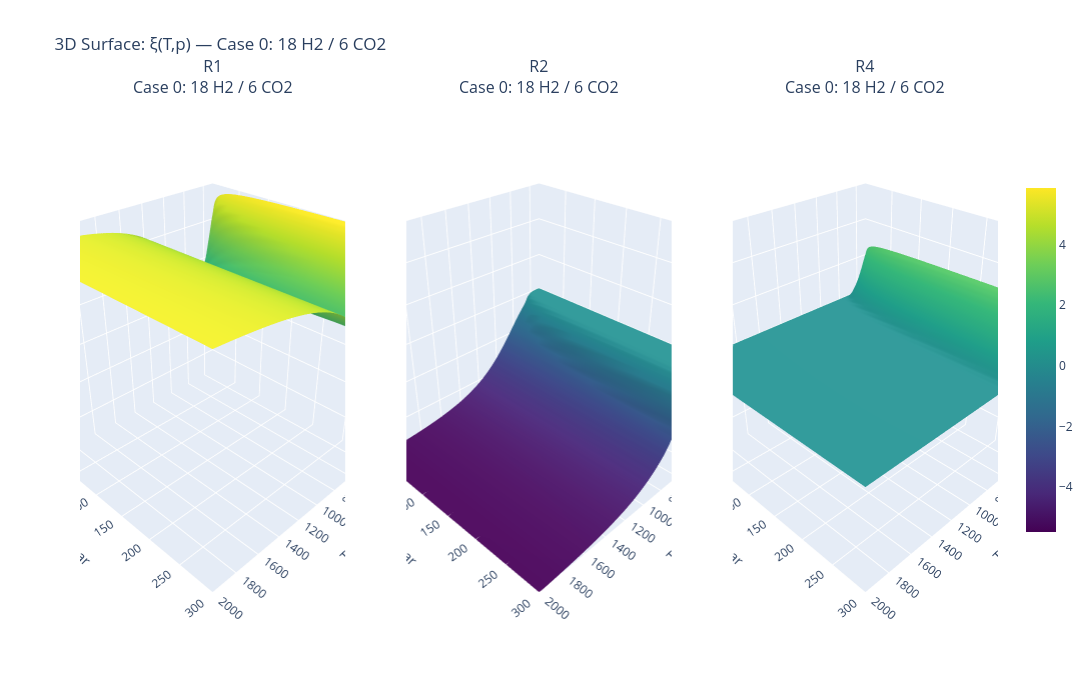
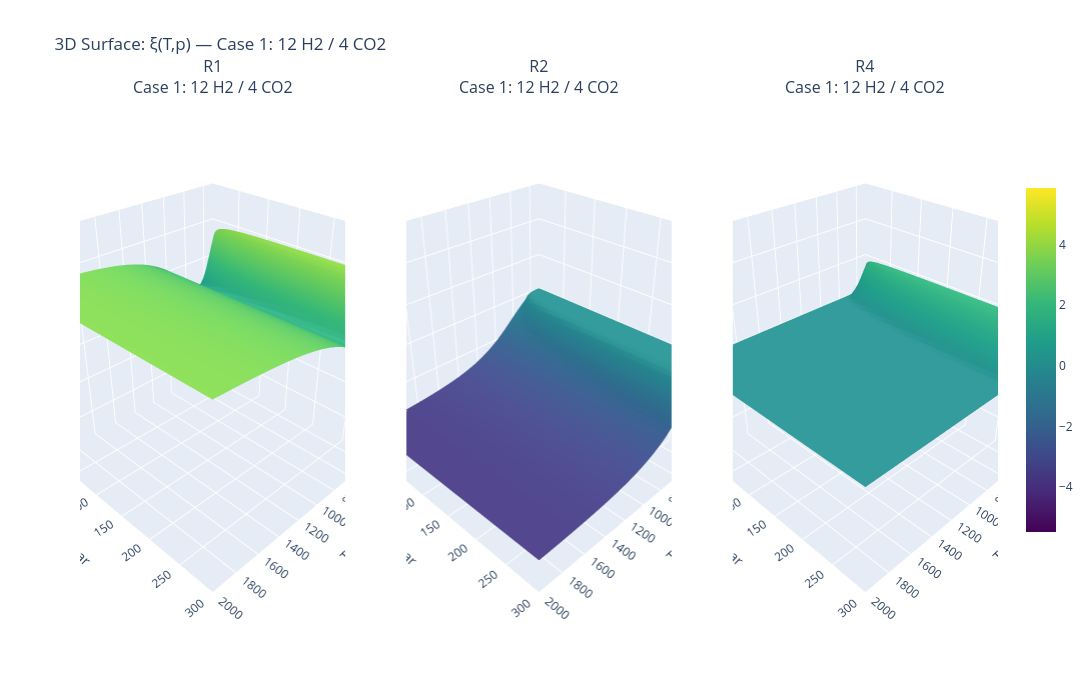
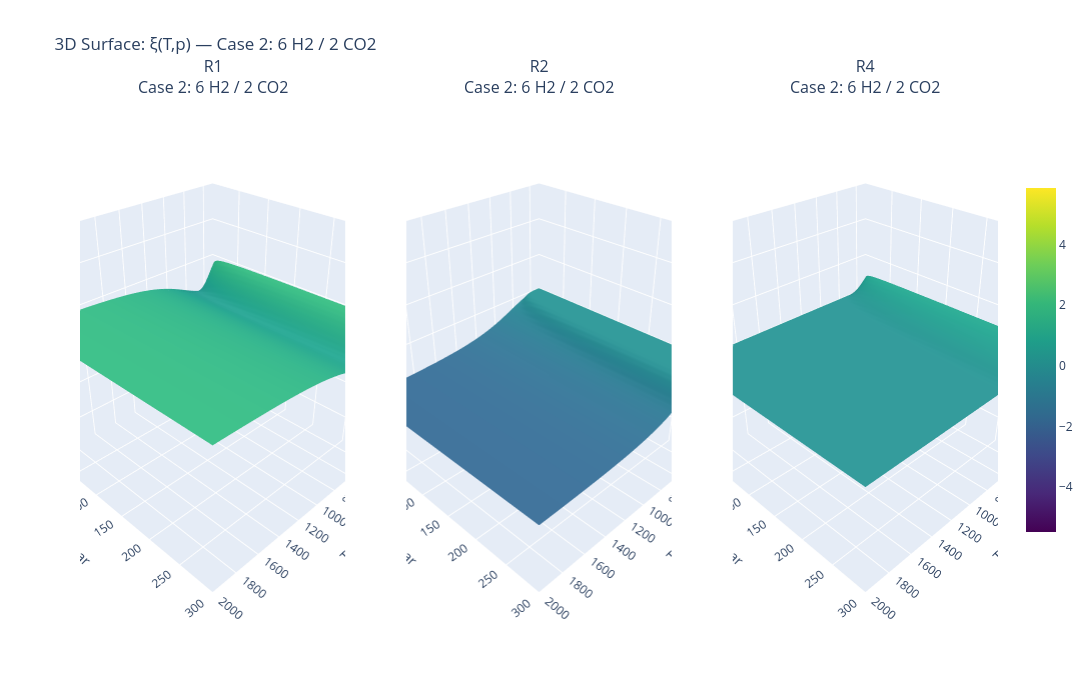
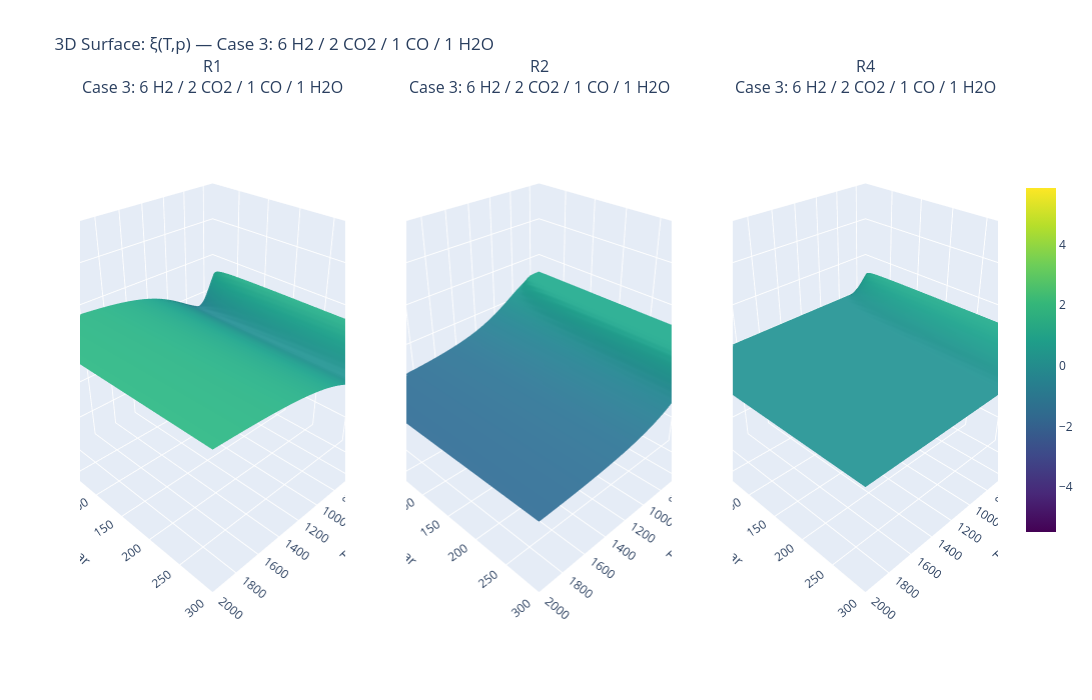

Notebook code cell kept with these figures, in order:
### Markdown cell above
## 6.2. Interactive 3D Mapping Across All Test Cases

To compare the effects of different initial mixtures, interactive 3D surface plots were generated for all  test cases. This expands the previous single case analysis and allows for a direct, side-by-side comparison of how the inlet stoichiometry changes the reaction extents. Finally, these interactive plots allow for precise data extraction across all simulated scenarios, making it easier to determine the optimal operating conditions for various feed mixtures.

### Code cell
# import plotly.graph_objects as go
# from plotly.subplots import make_subplots

# # ====================== Interactive 3D-Surface: ξ(T,p) for all test cases ======================

# T_3d = np.linspace(300, 2000, 50)
# p_3d = np.logspace(0, np.log10(300), 50)
# T_mesh, p_mesh = np.meshgrid(T_3d, p_3d)

# n_cases = len(test_cases)

# # --- Compute xi_TP for all cases ---
# xi_TP_all = np.full((n_cases, 3, len(p_3d), len(T_3d)), np.nan)

# for ci, (name, n_in) in enumerate(test_cases):
#     for pi, p in enumerate(reversed(p_3d)):
#         real_pi = len(p_3d) - 1 - pi

#         xi_prev = make_initial_guess(n_in, reaction_indices, reaction_tuples)
#         for ti, T in enumerate(reversed(T_3d)):
#             real_ti = len(T_3d) - 1 - ti
#             xi = safe_solve(n_in, T, p, xi_init=xi_prev, xi_prev=xi_prev)
#             if not np.any(np.isnan(xi)):
#                 xi_prev = xi
#                 xi_TP_all[ci, :, real_pi, real_ti] = xi

#         xi_prev = make_initial_guess(n_in, reaction_indices, reaction_tuples)
#         for ti, T in enumerate(T_3d):
#             if not np.any(np.isnan(xi_TP_all[ci, :, real_pi, ti])):
#                 xi_prev = xi_TP_all[ci, :, real_pi, ti]
#                 continue
#             xi = safe_solve(n_in, T, p, xi_init=xi_prev, xi_prev=xi_prev)
#             if not np.any(np.isnan(xi)):
#                 xi_prev = xi
#                 xi_TP_all[ci, :, real_pi, ti] = xi

#     for pi, p in enumerate(p_3d):
#         xi_prev = make_initial_guess(n_in, reaction_indices, reaction_tuples)
#         for ti, T in enumerate(T_3d):
#             if not np.any(np.isnan(xi_TP_all[ci, :, pi, ti])):
#                 xi_prev = xi_TP_all[ci, :, pi, ti]
#                 continue
#             xi = safe_solve(n_in, T, p, xi_init=xi_prev, xi_prev=xi_prev)
#             if not np.any(np.isnan(xi)):
#                 xi_prev = xi
#                 xi_TP_all[ci, :, pi, ti] = xi

#         xi_prev = make_initial_guess(n_in, reaction_indices, reaction_tuples)
#         for ti, T in enumerate(reversed(T_3d)):
#             real_ti = len(T_3d) - 1 - ti
#             if not np.any(np.isnan(xi_TP_all[ci, :, pi, real_ti])):
#                 xi_prev = xi_TP_all[ci, :, pi, real_ti]
#                 continue
#             xi = safe_solve(n_in, T, p, xi_init=xi_prev, xi_prev=xi_prev)
#             if not np.any(np.isnan(xi)):
#                 xi_prev = xi
#                 xi_TP_all[ci, :, pi, real_ti] = xi

# # --- Global color scale ---
# vmin = np.nanmin(xi_TP_all)
# vmax = np.nanmax(xi_TP_all)
# zmin = vmin
# zmax = vmax

# # --- Plot: one figure per case, cols = reactions ---
# for ci, (name, n_in) in enumerate(test_cases):
#     fig = make_subplots(
#         rows=1, cols=3,
#         specs=[[{'type': 'surface'}, {'type': 'surface'}, {'type': 'surface'}]],
#         subplot_titles=(f'{'R1'}<br>{name}',
#                         f'{'R2'}<br>{name}',
#                         f'{'R4'}<br>{name}')
#     )

#     for r_idx in range(3):
#         fig.add_trace(
#             go.Surface(
#                 x=T_mesh[0],
#                 y=p_mesh[:, 0],
#                 z=xi_TP_all[ci, r_idx],
#                 colorscale='Viridis',
#                 cmin=vmin,
#                 cmax=vmax,
#                 showscale=(r_idx == 2),
#                 colorbar=dict(x=1.02, len=0.7) if r_idx == 2 else None,
#                 name='ξ surface',
#                 hovertemplate='T: %{x:.0f} K<br>p: %{y:.1f} bar<br>ξ: %{z:.2f} mol/h<extra></extra>'
#             ),
#             row=1, col=r_idx + 1
#         )

#     for col in range(1, 4):
#         fig.update_scenes(
#             xaxis=dict(title='T / K', range=[T_3d.min(), T_3d.max()]),
#             yaxis=dict(title='p / bar', range=[p_3d.min(), p_3d.max()]),
#             zaxis=dict(title='ξ / mol h⁻¹', range=[zmin, zmax]),
#             camera=dict(eye=dict(x=1.5, y=1.5, z=1.3)),
#             row=1, col=col
#         )

#     fig.update_layout(
#         title_text=f'3D Surface: ξ(T,p) — {name}',
#         width=1800,
#         height=700,
#         showlegend=False,
#         hovermode='closest'
#     )

#     fig.show()

### Figure 1 — Plotly figure (JSON) as saved in the notebook; plotly's stock layout.template omitted (floating-point values rounded to 4 significant figures; data arrays with more than 128 entries replaced by an {"elided": "..."} marker saying what was removed)
{"data": [{"cmax": 5.857, "cmin": -5.477, "colorscale": [[0, "#440154"], [0.1111, "#482878"], [0.2222, "#3e4989"], [0.3333, "#31688e"], [0.4444, "#26828e"], [0.5556, "#1f9e89"], [0.6667, "#35b779"], [0.7778, "#6ece58"], [0.8889, "#b5de2b"], [1, "#fde725"]], "hovertemplate": "T: %{x:.0f} K<br>p: %{y:.1f} bar<br>ξ: %{z:.2f} mol/h<extra></extra>", "name": "ξ surface", "scene": "scene", "showscale": false, "type": "surface", "x": [300.0, 334.7, 369.4, 404.1, 438.8, 473.5, 508.2, 542.9, 577.6, 612.2, 646.9, 681.6, 716.3, 751.0, 785.7, 820.4, 855.1, 889.8, 924.5, 959.2, 993.9, 1029.0, 1063.0, 1098.0, 1133.0, 1167.0, 1202.0, 1237.0, 1271.0, 1306.0, 1341.0, 1376.0, 1410.0, 1445.0, 1480.0, 1514.0, 1549.0, 1584.0, 1618.0, 1653.0, 1688.0, 1722.0, 1757.0, 1792.0, 1827.0, 1861.0, 1896.0, 1931.0, 1965.0, 2000.0], "y": [1.0, 1.123, 1.262, 1.418, 1.593, 1.79, 2.011, 2.259, 2.538, 2.851, 3.203, 3.598, 4.042, 4.541, 5.102, 5.732, 6.44, 7.235, 8.128, 9.131, 10.26, 11.52, 12.95, 14.55, 16.34, 18.36, 20.62, 23.17, 26.03, 29.24, 32.86, 36.91, 41.47, 46.59, 52.34, 58.8, 66.06, 74.21, 83.37, 93.67, 105.2, 118.2, 132.8, 149.2, 167.6, 188.3, 211.6, 237.7, 267.0, 300.0], "z": {"elided": "50x50 float values"}}, {"cmax": 5.857, "cmin": -5.477, "colorscale": [[0, "#440154"], [0.1111, "#482878"], [0.2222, "#3e4989"], [0.3333, "#31688e"], [0.4444, "#26828e"], [0.5556, "#1f9e89"], [0.6667, "#35b779"], [0.7778, "#6ece58"], [0.8889, "#b5de2b"], [1, "#fde725"]], "hovertemplate": "T: %{x:.0f} K<br>p: %{y:.1f} bar<br>ξ: %{z:.2f} mol/h<extra></extra>", "name": "ξ surface", "scene": "scene2", "showscale": false, "type": "surface", "x": [300.0, 334.7, 369.4, 404.1, 438.8, 473.5, 508.2, 542.9, 577.6, 612.2, 646.9, 681.6, 716.3, 751.0, 785.7, 820.4, 855.1, 889.8, 924.5, 959.2, 993.9, 1029.0, 1063.0, 1098.0, 1133.0, 1167.0, 1202.0, 1237.0, 1271.0, 1306.0, 1341.0, 1376.0, 1410.0, 1445.0, 1480.0, 1514.0, 1549.0, 1584.0, 1618.0, 1653.0, 1688.0, 1722.0, 1757.0, 1792.0, 1827.0, 1861.0, 1896.0, 1931.0, 1965.0, 2000.0], "y": [1.0, 1.123, 1.262, 1.418, 1.593, 1.79, 2.011, 2.259, 2.538, 2.851, 3.203, 3.598, 4.042, 4.541, 5.102, 5.732, 6.44, 7.235, 8.128, 9.131, 10.26, 11.52, 12.95, 14.55, 16.34, 18.36, 20.62, 23.17, 26.03, 29.24, 32.86, 36.91, 41.47, 46.59, 52.34, 58.8, 66.06, 74.21, 83.37, 93.67, 105.2, 118.2, 132.8, 149.2, 167.6, 188.3, 211.6, 237.7, 267.0, 300.0], "z": {"elided": "50x50 float values"}}, {"cmax": 5.857, "cmin": -5.477, "colorbar": {"len": 0.7, "x": 1.02}, "colorscale": [[0, "#440154"], [0.1111, "#482878"], [0.2222, "#3e4989"], [0.3333, "#31688e"], [0.4444, "#26828e"], [0.5556, "#1f9e89"], [0.6667, "#35b779"], [0.7778, "#6ece58"], [0.8889, "#b5de2b"], [1, "#fde725"]], "hovertemplate": "T: %{x:.0f} K<br>p: %{y:.1f} bar<br>ξ: %{z:.2f} mol/h<extra></extra>", "name": "ξ surface", "scene": "scene3", "showscale": true, "type": "surface", "x": [300.0, 334.7, 369.4, 404.1, 438.8, 473.5, 508.2, 542.9, 577.6, 612.2, 646.9, 681.6, 716.3, 751.0, 785.7, 820.4, 855.1, 889.8, 924.5, 959.2, 993.9, 1029.0, 1063.0, 1098.0, 1133.0, 1167.0, 1202.0, 1237.0, 1271.0, 1306.0, 1341.0, 1376.0, 1410.0, 1445.0, 1480.0, 1514.0, 1549.0, 1584.0, 1618.0, 1653.0, 1688.0, 1722.0, 1757.0, 1792.0, 1827.0, 1861.0, 1896.0, 1931.0, 1965.0, 2000.0], "y": [1.0, 1.123, 1.262, 1.418, 1.593, 1.79, 2.011, 2.259, 2.538, 2.851, 3.203, 3.598, 4.042, 4.541, 5.102, 5.732, 6.44, 7.235, 8.128, 9.131, 10.26, 11.52, 12.95, 14.55, 16.34, 18.36, 20.62, 23.17, 26.03, 29.24, 32.86, 36.91, 41.47, 46.59, 52.34, 58.8, 66.06, 74.21, 83.37, 93.67, 105.2, 118.2, 132.8, 149.2, 167.6, 188.3, 211.6, 237.7, 267.0, 300.0], "z": {"elided": "50x50 float values"}}], "layout": {"annotations": [{"font": {"size": 16}, "showarrow": false, "text": "R1<br>Case 0: 18 H2 / 6 CO2", "x": 0.1444, "xanchor": "center", "xref": "paper", "y": 1, "yanchor": "bottom", "yref": "paper"}, {"font": {"size": 16}, "showarrow": false, "text": "R2<br>Case 0: 18 H2 / 6 CO2", "x": 0.5, "xanchor": "center", "xref": "paper", "y": 1, "yanchor": "bottom", "yref": "paper"}, {"font": {"size": 16}, "showarrow": false, "text": "R4<br>Case 0: 18 H2 / 6 CO2", "x": 0.8556, "xanchor": "center", "xref": "paper", "y": 1, "yanchor": "bottom", "yref": "paper"}], "height": 700, "hovermode": "closest", "scene": {"camera": {"eye": {"x": 1.5, "y": 1.5, "z": 1.3}}, "domain": {"x": [0, 0.2889], "y": [0, 1]}, "xaxis": {"range": [300, 2000], "title": {"text": "T / K"}}, "yaxis": {"range": [1, 300.0], "title": {"text": "p / bar"}}, "zaxis": {"range": [-5.477, 5.857], "title": {"text": "ξ / mol h⁻¹"}}}, "scene2": {"camera": {"eye": {"x": 1.5, "y": 1.5, "z": 1.3}}, "domain": {"x": [0.3556, 0.6444], "y": [0, 1]}, "xaxis": {"range": [300, 2000], "title": {"text": "T / K"}}, "yaxis": {"range": [1, 300.0], "title": {"text": "p / bar"}}, "zaxis": {"range": [-5.477, 5.857], "title": {"text": "ξ / mol h⁻¹"}}}, "scene3": {"camera": {"eye": {"x": 1.5, "y": 1.5, "z": 1.3}}, "domain": {"x": [0.7111, 1], "y": [0, 1]}, "xaxis": {"range": [300, 2000], "title": {"text": "T / K"}}, "yaxis": {"range": [1, 300.0], "title": {"text": "p / bar"}}, "zaxis": {"range": [-5.477, 5.857], "title": {"text": "ξ / mol h⁻¹"}}}, "showlegend": false, "title": {"text": "3D Surface: ξ(T,p) — Case 0: 18 H2 / 6 CO2"}, "width": 1800}}

### Figure 2 — Plotly figure (JSON) as saved in the notebook; plotly's stock layout.template omitted (floating-point values rounded to 4 significant figures; data arrays with more than 128 entries replaced by an {"elided": "..."} marker saying what was removed)
{"data": [{"cmax": 5.857, "cmin": -5.477, "colorscale": [[0, "#440154"], [0.1111, "#482878"], [0.2222, "#3e4989"], [0.3333, "#31688e"], [0.4444, "#26828e"], [0.5556, "#1f9e89"], [0.6667, "#35b779"], [0.7778, "#6ece58"], [0.8889, "#b5de2b"], [1, "#fde725"]], "hovertemplate": "T: %{x:.0f} K<br>p: %{y:.1f} bar<br>ξ: %{z:.2f} mol/h<extra></extra>", "name": "ξ surface", "scene": "scene", "showscale": false, "type": "surface", "x": [300.0, 334.7, 369.4, 404.1, 438.8, 473.5, 508.2, 542.9, 577.6, 612.2, 646.9, 681.6, 716.3, 751.0, 785.7, 820.4, 855.1, 889.8, 924.5, 959.2, 993.9, 1029.0, 1063.0, 1098.0, 1133.0, 1167.0, 1202.0, 1237.0, 1271.0, 1306.0, 1341.0, 1376.0, 1410.0, 1445.0, 1480.0, 1514.0, 1549.0, 1584.0, 1618.0, 1653.0, 1688.0, 1722.0, 1757.0, 1792.0, 1827.0, 1861.0, 1896.0, 1931.0, 1965.0, 2000.0], "y": [1.0, 1.123, 1.262, 1.418, 1.593, 1.79, 2.011, 2.259, 2.538, 2.851, 3.203, 3.598, 4.042, 4.541, 5.102, 5.732, 6.44, 7.235, 8.128, 9.131, 10.26, 11.52, 12.95, 14.55, 16.34, 18.36, 20.62, 23.17, 26.03, 29.24, 32.86, 36.91, 41.47, 46.59, 52.34, 58.8, 66.06, 74.21, 83.37, 93.67, 105.2, 118.2, 132.8, 149.2, 167.6, 188.3, 211.6, 237.7, 267.0, 300.0], "z": {"elided": "50x50 float values"}}, {"cmax": 5.857, "cmin": -5.477, "colorscale": [[0, "#440154"], [0.1111, "#482878"], [0.2222, "#3e4989"], [0.3333, "#31688e"], [0.4444, "#26828e"], [0.5556, "#1f9e89"], [0.6667, "#35b779"], [0.7778, "#6ece58"], [0.8889, "#b5de2b"], [1, "#fde725"]], "hovertemplate": "T: %{x:.0f} K<br>p: %{y:.1f} bar<br>ξ: %{z:.2f} mol/h<extra></extra>", "name": "ξ surface", "scene": "scene2", "showscale": false, "type": "surface", "x": [300.0, 334.7, 369.4, 404.1, 438.8, 473.5, 508.2, 542.9, 577.6, 612.2, 646.9, 681.6, 716.3, 751.0, 785.7, 820.4, 855.1, 889.8, 924.5, 959.2, 993.9, 1029.0, 1063.0, 1098.0, 1133.0, 1167.0, 1202.0, 1237.0, 1271.0, 1306.0, 1341.0, 1376.0, 1410.0, 1445.0, 1480.0, 1514.0, 1549.0, 1584.0, 1618.0, 1653.0, 1688.0, 1722.0, 1757.0, 1792.0, 1827.0, 1861.0, 1896.0, 1931.0, 1965.0, 2000.0], "y": [1.0, 1.123, 1.262, 1.418, 1.593, 1.79, 2.011, 2.259, 2.538, 2.851, 3.203, 3.598, 4.042, 4.541, 5.102, 5.732, 6.44, 7.235, 8.128, 9.131, 10.26, 11.52, 12.95, 14.55, 16.34, 18.36, 20.62, 23.17, 26.03, 29.24, 32.86, 36.91, 41.47, 46.59, 52.34, 58.8, 66.06, 74.21, 83.37, 93.67, 105.2, 118.2, 132.8, 149.2, 167.6, 188.3, 211.6, 237.7, 267.0, 300.0], "z": {"elided": "50x50 float values"}}, {"cmax": 5.857, "cmin": -5.477, "colorbar": {"len": 0.7, "x": 1.02}, "colorscale": [[0, "#440154"], [0.1111, "#482878"], [0.2222, "#3e4989"], [0.3333, "#31688e"], [0.4444, "#26828e"], [0.5556, "#1f9e89"], [0.6667, "#35b779"], [0.7778, "#6ece58"], [0.8889, "#b5de2b"], [1, "#fde725"]], "hovertemplate": "T: %{x:.0f} K<br>p: %{y:.1f} bar<br>ξ: %{z:.2f} mol/h<extra></extra>", "name": "ξ surface", "scene": "scene3", "showscale": true, "type": "surface", "x": [300.0, 334.7, 369.4, 404.1, 438.8, 473.5, 508.2, 542.9, 577.6, 612.2, 646.9, 681.6, 716.3, 751.0, 785.7, 820.4, 855.1, 889.8, 924.5, 959.2, 993.9, 1029.0, 1063.0, 1098.0, 1133.0, 1167.0, 1202.0, 1237.0, 1271.0, 1306.0, 1341.0, 1376.0, 1410.0, 1445.0, 1480.0, 1514.0, 1549.0, 1584.0, 1618.0, 1653.0, 1688.0, 1722.0, 1757.0, 1792.0, 1827.0, 1861.0, 1896.0, 1931.0, 1965.0, 2000.0], "y": [1.0, 1.123, 1.262, 1.418, 1.593, 1.79, 2.011, 2.259, 2.538, 2.851, 3.203, 3.598, 4.042, 4.541, 5.102, 5.732, 6.44, 7.235, 8.128, 9.131, 10.26, 11.52, 12.95, 14.55, 16.34, 18.36, 20.62, 23.17, 26.03, 29.24, 32.86, 36.91, 41.47, 46.59, 52.34, 58.8, 66.06, 74.21, 83.37, 93.67, 105.2, 118.2, 132.8, 149.2, 167.6, 188.3, 211.6, 237.7, 267.0, 300.0], "z": {"elided": "50x50 float values"}}], "layout": {"annotations": [{"font": {"size": 16}, "showarrow": false, "text": "R1<br>Case 1: 12 H2 / 4 CO2", "x": 0.1444, "xanchor": "center", "xref": "paper", "y": 1, "yanchor": "bottom", "yref": "paper"}, {"font": {"size": 16}, "showarrow": false, "text": "R2<br>Case 1: 12 H2 / 4 CO2", "x": 0.5, "xanchor": "center", "xref": "paper", "y": 1, "yanchor": "bottom", "yref": "paper"}, {"font": {"size": 16}, "showarrow": false, "text": "R4<br>Case 1: 12 H2 / 4 CO2", "x": 0.8556, "xanchor": "center", "xref": "paper", "y": 1, "yanchor": "bottom", "yref": "paper"}], "height": 700, "hovermode": "closest", "scene": {"camera": {"eye": {"x": 1.5, "y": 1.5, "z": 1.3}}, "domain": {"x": [0, 0.2889], "y": [0, 1]}, "xaxis": {"range": [300, 2000], "title": {"text": "T / K"}}, "yaxis": {"range": [1, 300.0], "title": {"text": "p / bar"}}, "zaxis": {"range": [-5.477, 5.857], "title": {"text": "ξ / mol h⁻¹"}}}, "scene2": {"camera": {"eye": {"x": 1.5, "y": 1.5, "z": 1.3}}, "domain": {"x": [0.3556, 0.6444], "y": [0, 1]}, "xaxis": {"range": [300, 2000], "title": {"text": "T / K"}}, "yaxis": {"range": [1, 300.0], "title": {"text": "p / bar"}}, "zaxis": {"range": [-5.477, 5.857], "title": {"text": "ξ / mol h⁻¹"}}}, "scene3": {"camera": {"eye": {"x": 1.5, "y": 1.5, "z": 1.3}}, "domain": {"x": [0.7111, 1], "y": [0, 1]}, "xaxis": {"range": [300, 2000], "title": {"text": "T / K"}}, "yaxis": {"range": [1, 300.0], "title": {"text": "p / bar"}}, "zaxis": {"range": [-5.477, 5.857], "title": {"text": "ξ / mol h⁻¹"}}}, "showlegend": false, "title": {"text": "3D Surface: ξ(T,p) — Case 1: 12 H2 / 4 CO2"}, "width": 1800}}

### Figure 3 — Plotly figure (JSON) as saved in the notebook; plotly's stock layout.template omitted (floating-point values rounded to 4 significant figures; data arrays with more than 128 entries replaced by an {"elided": "..."} marker saying what was removed)
{"data": [{"cmax": 5.857, "cmin": -5.477, "colorscale": [[0, "#440154"], [0.1111, "#482878"], [0.2222, "#3e4989"], [0.3333, "#31688e"], [0.4444, "#26828e"], [0.5556, "#1f9e89"], [0.6667, "#35b779"], [0.7778, "#6ece58"], [0.8889, "#b5de2b"], [1, "#fde725"]], "hovertemplate": "T: %{x:.0f} K<br>p: %{y:.1f} bar<br>ξ: %{z:.2f} mol/h<extra></extra>", "name": "ξ surface", "scene": "scene", "showscale": false, "type": "surface", "x": [300.0, 334.7, 369.4, 404.1, 438.8, 473.5, 508.2, 542.9, 577.6, 612.2, 646.9, 681.6, 716.3, 751.0, 785.7, 820.4, 855.1, 889.8, 924.5, 959.2, 993.9, 1029.0, 1063.0, 1098.0, 1133.0, 1167.0, 1202.0, 1237.0, 1271.0, 1306.0, 1341.0, 1376.0, 1410.0, 1445.0, 1480.0, 1514.0, 1549.0, 1584.0, 1618.0, 1653.0, 1688.0, 1722.0, 1757.0, 1792.0, 1827.0, 1861.0, 1896.0, 1931.0, 1965.0, 2000.0], "y": [1.0, 1.123, 1.262, 1.418, 1.593, 1.79, 2.011, 2.259, 2.538, 2.851, 3.203, 3.598, 4.042, 4.541, 5.102, 5.732, 6.44, 7.235, 8.128, 9.131, 10.26, 11.52, 12.95, 14.55, 16.34, 18.36, 20.62, 23.17, 26.03, 29.24, 32.86, 36.91, 41.47, 46.59, 52.34, 58.8, 66.06, 74.21, 83.37, 93.67, 105.2, 118.2, 132.8, 149.2, 167.6, 188.3, 211.6, 237.7, 267.0, 300.0], "z": {"elided": "50x50 float values"}}, {"cmax": 5.857, "cmin": -5.477, "colorscale": [[0, "#440154"], [0.1111, "#482878"], [0.2222, "#3e4989"], [0.3333, "#31688e"], [0.4444, "#26828e"], [0.5556, "#1f9e89"], [0.6667, "#35b779"], [0.7778, "#6ece58"], [0.8889, "#b5de2b"], [1, "#fde725"]], "hovertemplate": "T: %{x:.0f} K<br>p: %{y:.1f} bar<br>ξ: %{z:.2f} mol/h<extra></extra>", "name": "ξ surface", "scene": "scene2", "showscale": false, "type": "surface", "x": [300.0, 334.7, 369.4, 404.1, 438.8, 473.5, 508.2, 542.9, 577.6, 612.2, 646.9, 681.6, 716.3, 751.0, 785.7, 820.4, 855.1, 889.8, 924.5, 959.2, 993.9, 1029.0, 1063.0, 1098.0, 1133.0, 1167.0, 1202.0, 1237.0, 1271.0, 1306.0, 1341.0, 1376.0, 1410.0, 1445.0, 1480.0, 1514.0, 1549.0, 1584.0, 1618.0, 1653.0, 1688.0, 1722.0, 1757.0, 1792.0, 1827.0, 1861.0, 1896.0, 1931.0, 1965.0, 2000.0], "y": [1.0, 1.123, 1.262, 1.418, 1.593, 1.79, 2.011, 2.259, 2.538, 2.851, 3.203, 3.598, 4.042, 4.541, 5.102, 5.732, 6.44, 7.235, 8.128, 9.131, 10.26, 11.52, 12.95, 14.55, 16.34, 18.36, 20.62, 23.17, 26.03, 29.24, 32.86, 36.91, 41.47, 46.59, 52.34, 58.8, 66.06, 74.21, 83.37, 93.67, 105.2, 118.2, 132.8, 149.2, 167.6, 188.3, 211.6, 237.7, 267.0, 300.0], "z": {"elided": "50x50 float values"}}, {"cmax": 5.857, "cmin": -5.477, "colorbar": {"len": 0.7, "x": 1.02}, "colorscale": [[0, "#440154"], [0.1111, "#482878"], [0.2222, "#3e4989"], [0.3333, "#31688e"], [0.4444, "#26828e"], [0.5556, "#1f9e89"], [0.6667, "#35b779"], [0.7778, "#6ece58"], [0.8889, "#b5de2b"], [1, "#fde725"]], "hovertemplate": "T: %{x:.0f} K<br>p: %{y:.1f} bar<br>ξ: %{z:.2f} mol/h<extra></extra>", "name": "ξ surface", "scene": "scene3", "showscale": true, "type": "surface", "x": [300.0, 334.7, 369.4, 404.1, 438.8, 473.5, 508.2, 542.9, 577.6, 612.2, 646.9, 681.6, 716.3, 751.0, 785.7, 820.4, 855.1, 889.8, 924.5, 959.2, 993.9, 1029.0, 1063.0, 1098.0, 1133.0, 1167.0, 1202.0, 1237.0, 1271.0, 1306.0, 1341.0, 1376.0, 1410.0, 1445.0, 1480.0, 1514.0, 1549.0, 1584.0, 1618.0, 1653.0, 1688.0, 1722.0, 1757.0, 1792.0, 1827.0, 1861.0, 1896.0, 1931.0, 1965.0, 2000.0], "y": [1.0, 1.123, 1.262, 1.418, 1.593, 1.79, 2.011, 2.259, 2.538, 2.851, 3.203, 3.598, 4.042, 4.541, 5.102, 5.732, 6.44, 7.235, 8.128, 9.131, 10.26, 11.52, 12.95, 14.55, 16.34, 18.36, 20.62, 23.17, 26.03, 29.24, 32.86, 36.91, 41.47, 46.59, 52.34, 58.8, 66.06, 74.21, 83.37, 93.67, 105.2, 118.2, 132.8, 149.2, 167.6, 188.3, 211.6, 237.7, 267.0, 300.0], "z": {"elided": "50x50 float values"}}], "layout": {"annotations": [{"font": {"size": 16}, "showarrow": false, "text": "R1<br>Case 2: 6 H2 / 2 CO2", "x": 0.1444, "xanchor": "center", "xref": "paper", "y": 1, "yanchor": "bottom", "yref": "paper"}, {"font": {"size": 16}, "showarrow": false, "text": "R2<br>Case 2: 6 H2 / 2 CO2", "x": 0.5, "xanchor": "center", "xref": "paper", "y": 1, "yanchor": "bottom", "yref": "paper"}, {"font": {"size": 16}, "showarrow": false, "text": "R4<br>Case 2: 6 H2 / 2 CO2", "x": 0.8556, "xanchor": "center", "xref": "paper", "y": 1, "yanchor": "bottom", "yref": "paper"}], "height": 700, "hovermode": "closest", "scene": {"camera": {"eye": {"x": 1.5, "y": 1.5, "z": 1.3}}, "domain": {"x": [0, 0.2889], "y": [0, 1]}, "xaxis": {"range": [300, 2000], "title": {"text": "T / K"}}, "yaxis": {"range": [1, 300.0], "title": {"text": "p / bar"}}, "zaxis": {"range": [-5.477, 5.857], "title": {"text": "ξ / mol h⁻¹"}}}, "scene2": {"camera": {"eye": {"x": 1.5, "y": 1.5, "z": 1.3}}, "domain": {"x": [0.3556, 0.6444], "y": [0, 1]}, "xaxis": {"range": [300, 2000], "title": {"text": "T / K"}}, "yaxis": {"range": [1, 300.0], "title": {"text": "p / bar"}}, "zaxis": {"range": [-5.477, 5.857], "title": {"text": "ξ / mol h⁻¹"}}}, "scene3": {"camera": {"eye": {"x": 1.5, "y": 1.5, "z": 1.3}}, "domain": {"x": [0.7111, 1], "y": [0, 1]}, "xaxis": {"range": [300, 2000], "title": {"text": "T / K"}}, "yaxis": {"range": [1, 300.0], "title": {"text": "p / bar"}}, "zaxis": {"range": [-5.477, 5.857], "title": {"text": "ξ / mol h⁻¹"}}}, "showlegend": false, "title": {"text": "3D Surface: ξ(T,p) — Case 2: 6 H2 / 2 CO2"}, "width": 1800}}

### Figure 4 — Plotly figure (JSON) as saved in the notebook; plotly's stock layout.template omitted (floating-point values rounded to 4 significant figures; data arrays with more than 128 entries replaced by an {"elided": "..."} marker saying what was removed)
{"data": [{"cmax": 5.857, "cmin": -5.477, "colorscale": [[0, "#440154"], [0.1111, "#482878"], [0.2222, "#3e4989"], [0.3333, "#31688e"], [0.4444, "#26828e"], [0.5556, "#1f9e89"], [0.6667, "#35b779"], [0.7778, "#6ece58"], [0.8889, "#b5de2b"], [1, "#fde725"]], "hovertemplate": "T: %{x:.0f} K<br>p: %{y:.1f} bar<br>ξ: %{z:.2f} mol/h<extra></extra>", "name": "ξ surface", "scene": "scene", "showscale": false, "type": "surface", "x": [300.0, 334.7, 369.4, 404.1, 438.8, 473.5, 508.2, 542.9, 577.6, 612.2, 646.9, 681.6, 716.3, 751.0, 785.7, 820.4, 855.1, 889.8, 924.5, 959.2, 993.9, 1029.0, 1063.0, 1098.0, 1133.0, 1167.0, 1202.0, 1237.0, 1271.0, 1306.0, 1341.0, 1376.0, 1410.0, 1445.0, 1480.0, 1514.0, 1549.0, 1584.0, 1618.0, 1653.0, 1688.0, 1722.0, 1757.0, 1792.0, 1827.0, 1861.0, 1896.0, 1931.0, 1965.0, 2000.0], "y": [1.0, 1.123, 1.262, 1.418, 1.593, 1.79, 2.011, 2.259, 2.538, 2.851, 3.203, 3.598, 4.042, 4.541, 5.102, 5.732, 6.44, 7.235, 8.128, 9.131, 10.26, 11.52, 12.95, 14.55, 16.34, 18.36, 20.62, 23.17, 26.03, 29.24, 32.86, 36.91, 41.47, 46.59, 52.34, 58.8, 66.06, 74.21, 83.37, 93.67, 105.2, 118.2, 132.8, 149.2, 167.6, 188.3, 211.6, 237.7, 267.0, 300.0], "z": {"elided": "50x50 float values"}}, {"cmax": 5.857, "cmin": -5.477, "colorscale": [[0, "#440154"], [0.1111, "#482878"], [0.2222, "#3e4989"], [0.3333, "#31688e"], [0.4444, "#26828e"], [0.5556, "#1f9e89"], [0.6667, "#35b779"], [0.7778, "#6ece58"], [0.8889, "#b5de2b"], [1, "#fde725"]], "hovertemplate": "T: %{x:.0f} K<br>p: %{y:.1f} bar<br>ξ: %{z:.2f} mol/h<extra></extra>", "name": "ξ surface", "scene": "scene2", "showscale": false, "type": "surface", "x": [300.0, 334.7, 369.4, 404.1, 438.8, 473.5, 508.2, 542.9, 577.6, 612.2, 646.9, 681.6, 716.3, 751.0, 785.7, 820.4, 855.1, 889.8, 924.5, 959.2, 993.9, 1029.0, 1063.0, 1098.0, 1133.0, 1167.0, 1202.0, 1237.0, 1271.0, 1306.0, 1341.0, 1376.0, 1410.0, 1445.0, 1480.0, 1514.0, 1549.0, 1584.0, 1618.0, 1653.0, 1688.0, 1722.0, 1757.0, 1792.0, 1827.0, 1861.0, 1896.0, 1931.0, 1965.0, 2000.0], "y": [1.0, 1.123, 1.262, 1.418, 1.593, 1.79, 2.011, 2.259, 2.538, 2.851, 3.203, 3.598, 4.042, 4.541, 5.102, 5.732, 6.44, 7.235, 8.128, 9.131, 10.26, 11.52, 12.95, 14.55, 16.34, 18.36, 20.62, 23.17, 26.03, 29.24, 32.86, 36.91, 41.47, 46.59, 52.34, 58.8, 66.06, 74.21, 83.37, 93.67, 105.2, 118.2, 132.8, 149.2, 167.6, 188.3, 211.6, 237.7, 267.0, 300.0], "z": {"elided": "50x50 float values"}}, {"cmax": 5.857, "cmin": -5.477, "colorbar": {"len": 0.7, "x": 1.02}, "colorscale": [[0, "#440154"], [0.1111, "#482878"], [0.2222, "#3e4989"], [0.3333, "#31688e"], [0.4444, "#26828e"], [0.5556, "#1f9e89"], [0.6667, "#35b779"], [0.7778, "#6ece58"], [0.8889, "#b5de2b"], [1, "#fde725"]], "hovertemplate": "T: %{x:.0f} K<br>p: %{y:.1f} bar<br>ξ: %{z:.2f} mol/h<extra></extra>", "name": "ξ surface", "scene": "scene3", "showscale": true, "type": "surface", "x": [300.0, 334.7, 369.4, 404.1, 438.8, 473.5, 508.2, 542.9, 577.6, 612.2, 646.9, 681.6, 716.3, 751.0, 785.7, 820.4, 855.1, 889.8, 924.5, 959.2, 993.9, 1029.0, 1063.0, 1098.0, 1133.0, 1167.0, 1202.0, 1237.0, 1271.0, 1306.0, 1341.0, 1376.0, 1410.0, 1445.0, 1480.0, 1514.0, 1549.0, 1584.0, 1618.0, 1653.0, 1688.0, 1722.0, 1757.0, 1792.0, 1827.0, 1861.0, 1896.0, 1931.0, 1965.0, 2000.0], "y": [1.0, 1.123, 1.262, 1.418, 1.593, 1.79, 2.011, 2.259, 2.538, 2.851, 3.203, 3.598, 4.042, 4.541, 5.102, 5.732, 6.44, 7.235, 8.128, 9.131, 10.26, 11.52, 12.95, 14.55, 16.34, 18.36, 20.62, 23.17, 26.03, 29.24, 32.86, 36.91, 41.47, 46.59, 52.34, 58.8, 66.06, 74.21, 83.37, 93.67, 105.2, 118.2, 132.8, 149.2, 167.6, 188.3, 211.6, 237.7, 267.0, 300.0], "z": {"elided": "50x50 float values"}}], "layout": {"annotations": [{"font": {"size": 16}, "showarrow": false, "text": "R1<br>Case 3: 6 H2 / 2 CO2 / 1 CO / 1 H2O", "x": 0.1444, "xanchor": "center", "xref": "paper", "y": 1, "yanchor": "bottom", "yref": "paper"}, {"font": {"size": 16}, "showarrow": false, "text": "R2<br>Case 3: 6 H2 / 2 CO2 / 1 CO / 1 H2O", "x": 0.5, "xanchor": "center", "xref": "paper", "y": 1, "yanchor": "bottom", "yref": "paper"}, {"font": {"size": 16}, "showarrow": false, "text": "R4<br>Case 3: 6 H2 / 2 CO2 / 1 CO / 1 H2O", "x": 0.8556, "xanchor": "center", "xref": "paper", "y": 1, "yanchor": "bottom", "yref": "paper"}], "height": 700, "hovermode": "closest", "scene": {"camera": {"eye": {"x": 1.5, "y": 1.5, "z": 1.3}}, "domain": {"x": [0, 0.2889], "y": [0, 1]}, "xaxis": {"range": [300, 2000], "title": {"text": "T / K"}}, "yaxis": {"range": [1, 300.0], "title": {"text": "p / bar"}}, "zaxis": {"range": [-5.477, 5.857], "title": {"text": "ξ / mol h⁻¹"}}}, "scene2": {"camera": {"eye": {"x": 1.5, "y": 1.5, "z": 1.3}}, "domain": {"x": [0.3556, 0.6444], "y": [0, 1]}, "xaxis": {"range": [300, 2000], "title": {"text": "T / K"}}, "yaxis": {"range": [1, 300.0], "title": {"text": "p / bar"}}, "zaxis": {"range": [-5.477, 5.857], "title": {"text": "ξ / mol h⁻¹"}}}, "scene3": {"camera": {"eye": {"x": 1.5, "y": 1.5, "z": 1.3}}, "domain": {"x": [0.7111, 1], "y": [0, 1]}, "xaxis": {"range": [300, 2000], "title": {"text": "T / K"}}, "yaxis": {"range": [1, 300.0], "title": {"text": "p / bar"}}, "zaxis": {"range": [-5.477, 5.857], "title": {"text": "ξ / mol h⁻¹"}}}, "showlegend": false, "title": {"text": "3D Surface: ξ(T,p) — Case 3: 6 H2 / 2 CO2 / 1 CO / 1 H2O"}, "width": 1800}}
